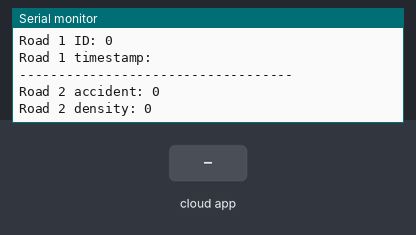
A sketch run on a simulated ESP32. Shown: the last lines printed to the serial monitor. The inputs (shaded band) are chosen by the test bench. WiFi joins after 1.5 s; servers stay silent unless stated; the Firebase database answers and starts empty.

Above: at 2.7 s.
2.8 s: the phone or cloud app sets accident to 1
At 3.29 s:
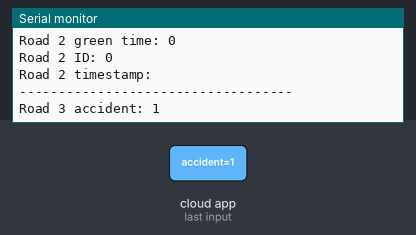
6.0 s: the phone or cloud app sets density to 1
At 6.94 s:
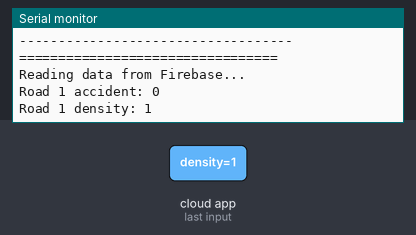
7.5 s: the phone or cloud app sets green_time to 1
At 7.84 s:
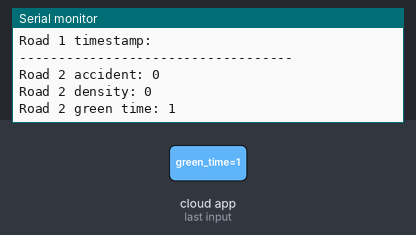
9.0 s: the phone or cloud app sets id to 1
At 9.49 s:
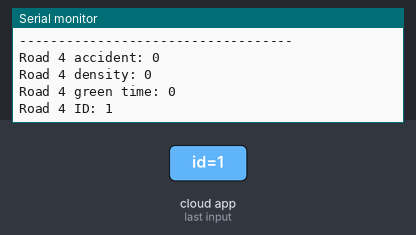
10.5 s: the phone or cloud app sets timestamp to 0
12.0 s: the phone or cloud app sets timestamp to 1
Timing chart, 0 to 14.5 s (numbered marks = the images above; inputs shaded):
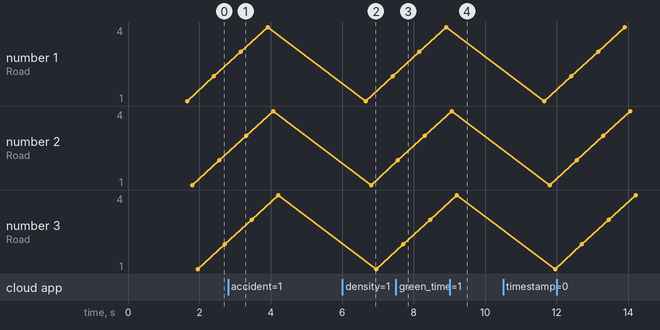

Measured:
- after the input at 2.8 s, the serial monitor: prints a new line after 0.36 s (image 1)
- after the input at 6.0 s, the serial monitor: prints a new line after 0.81 s (image 2)
- after the input at 7.5 s, the serial monitor: prints a new line after 0.21 s (image 3)
- after the input at 9.0 s, the serial monitor: prints a new line after 0.36 s (image 4)

The sketch:

firebase_test.ino
```cpp
#include <Arduino.h>
#include <WiFi.h>
#include <Firebase_ESP_Client.h>
// Provide the token generation process info.
#include "addons/TokenHelper.h"
// Provide the RTDB payload printing info and other helper functions.
#include "addons/RTDBHelper.h"

// Insert your network credentials
#define WIFI_SSID "ooredoo_9B246A"
#define WIFI_PASSWORD "qyiixorv"

// Insert Firebase project API Key
#define API_KEY "AIzaSyArW_E21jl5o_HFr18fjfhBfiLj3NBU1gg"

// Insert RTDB URL
#define DATABASE_URL "https://smarttraffic-815ad-default-rtdb.europe-west1.firebasedatabase.app/"

// Define Firebase Data objects
FirebaseData fbdo;
FirebaseAuth auth;
FirebaseConfig config;

unsigned long readDataPrevMillis = 0;
bool signupOK = false;

// Structure to hold road data
struct RoadData {
  bool accident;
  int density;
  int greenTime;
  int id;
  String timestamp;
};

// Array to store road data for all four roads
RoadData roads[4];

void setup() {
  Serial.begin(115200);
  WiFi.begin(WIFI_SSID, WIFI_PASSWORD);
  Serial.print("Connecting to Wi-Fi");

  while (WiFi.status() != WL_CONNECTED) {
    Serial.print(".");
    delay(300);
  }

  Serial.println();
  Serial.print("Connected with IP: ");
  Serial.println(WiFi.localIP());
  Serial.println();

  /* Assign the api key (required) */
  config.api_key = API_KEY;

  /* Assign the RTDB URL (required) */
  config.database_url = DATABASE_URL;

  /* Sign up */
  if (Firebase.signUp(&config, &auth, "", "")) {
    Serial.println("Firebase signup OK");
    signupOK = true;
  }
  else {
    Serial.printf("Firebase signup failed: %s\n", config.signer.signupError.message.c_str());
  }

  /* Assign the callback function for the long running token generation task */
  config.token_status_callback = tokenStatusCallback; // see addons/TokenHelper.h

  Firebase.begin(&config, &auth);
  Firebase.reconnectWiFi(true);
}

void readRoadData(int roadNumber) {
  String roadPath = "smartTraffic/road_" + String(roadNumber);

  // Read accident status
  if (Firebase.RTDB.getBool(&fbdo, roadPath + "/accident")) {
    roads[roadNumber-1].accident = fbdo.boolData();
    Serial.println("Road " + String(roadNumber) + " accident: " + String(roads[roadNumber-1].accident));
  } else {
    Serial.println("Failed to read accident data for road " + String(roadNumber));
    Serial.println("REASON: " + fbdo.errorReason());
  }

  // Read density
  if (Firebase.RTDB.getInt(&fbdo, roadPath + "/density")) {
    roads[roadNumber-1].density = fbdo.intData();
    Serial.println("Road " + String(roadNumber) + " density: " + String(roads[roadNumber-1].density));
  } else {
    Serial.println("Failed to read density data for road " + String(roadNumber));
  }

  // Read green_time
  if (Firebase.RTDB.getInt(&fbdo, roadPath + "/green_time")) {
    roads[roadNumber-1].greenTime = fbdo.intData();
    Serial.println("Road " + String(roadNumber) + " green time: " + String(roads[roadNumber-1].greenTime));
  } else {
    Serial.println("Failed to read green_time data for road " + String(roadNumber));
  }

  // Read ID
  if (Firebase.RTDB.getInt(&fbdo, roadPath + "/id")) {
    roads[roadNumber-1].id = fbdo.intData();
    Serial.println("Road " + String(roadNumber) + " ID: " + String(roads[roadNumber-1].id));
  } else {
    Serial.println("Failed to read ID data for road " + String(roadNumber));
  }

  // Read timestamp
  if (Firebase.RTDB.getString(&fbdo, roadPath + "/timestamp")) {
    roads[roadNumber-1].timestamp = fbdo.stringData();
    Serial.println("Road " + String(roadNumber) + " timestamp: " + roads[roadNumber-1].timestamp);
  } else {
    Serial.println("Failed to read timestamp data for road " + String(roadNumber));
  }

  Serial.println("-----------------------------------");
}

void loop() {
  if (Firebase.ready() && signupOK && (millis() - readDataPrevMillis > 5000 || readDataPrevMillis == 0)) {
    readDataPrevMillis = millis();

    Serial.println("Reading data from Firebase...");

    // Read data for all four roads
    for (int i = 1; i <= 4; i++) {
      readRoadData(i);
    }

    // Here you can add your logic based on the road data
    // For example, determine which road has highest priority, etc.

    Serial.println("=================================");
  }
}
```
